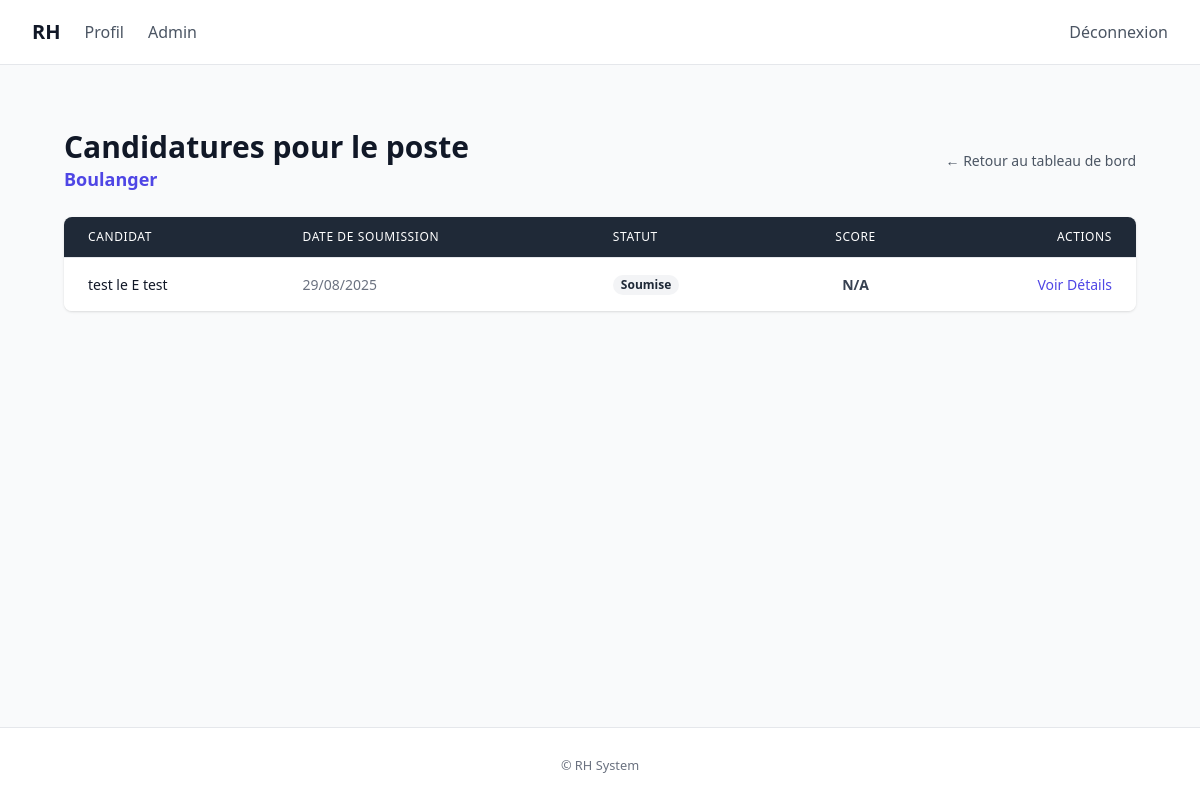
Screenshot of /recruitment/postes/4/candidatures/ (signed in) with the database file from the repository.
### recruitment/models.py (models this page shows, shortened)
class Poste(models.Model):
    class TypeContrat(models.TextChoices):
        CDI = "CDI", "CDI"
        CDD = "CDD", "CDD"
        ALTERNANCE = "Alternance", "Alternance"
    titre = models.CharField(max_length=200)
    description = models.TextField()
    competences_requises = models.TextField(blank=True)
    type_contrat = models.CharField(max_length=20, choices=TypeContrat.choices, default=TypeContrat.CDI)
    date_creation = models.DateTimeField(auto_now_add=True)
    actif = models.BooleanField(default=True)
    class Meta:
        ordering = ["-date_creation"]
        indexes = [
            models.Index(fields=["actif", "date_creation"]),
        ]

class Candidature(models.Model):
    class Statuts(models.TextChoices):
        SOUMISE = "submitted", "Soumise"
        EN_REVUE = "in_review", "En revue"
        ENTRETIEN = "interview", "Entretien"
        ACCEPTEE = "accepted", "Acceptée"
        REFUSEE = "rejected", "Refusée"
    candidat = models.ForeignKey(User, on_delete=models.CASCADE, related_name="candidatures")
    poste = models.ForeignKey(Poste, on_delete=models.CASCADE, related_name="candidatures")
    cv_file = models.FileField(
        upload_to=upload_to_cv,
        validators=[validate_document_file],
        blank=True,
        null=True,
    )
    lettre_motivation_file = models.FileField(
        upload_to=upload_to_lettre,
        validators=[validate_document_file],
        blank=True,
        null=True,
    )
    date_soumission = models.DateTimeField(auto_now_add=True)
    statut = models.CharField(max_length=20, choices=Statuts.choices, default=Statuts.SOUMISE)
    class Meta:
        ordering = ["-date_soumission"]
        indexes = [
            models.Index(fields=["statut", "date_soumission"]),
        ]
        constraints = [
            models.UniqueConstraint(fields=["candidat", "poste"], name="unique_candidature_par_poste"),
        ]
    def get_statut_class(self) -> str:
        if self.statut == self.Statuts.SOUMISE:
            return "bg-gray-100 text-gray-800"
        elif self.statut == self.Statuts.EN_REVUE:
            return "bg-yellow-100 text-yellow-800"
        elif self.statut == self.Statuts.ENTRETIEN:
            return "bg-blue-100 text-blue-800"
        elif self.statut == self.Statuts.ACCEPTEE:
            return "bg-green-100 text-green-800"
        elif self.statut == self.Statuts.REFUSEE:
            return "bg-red-100 text-red-800"
        return "bg-gray-100 text-gray-800"

### recruitment/views.py (the view)
# urls.py: path('postes/<int:poste_id>/candidatures/', views.PosteCandidaturesListView.as_view(), name='poste_candidatures'),
class PosteCandidaturesListView(AdminRequiredMixin, ListView):
    model = Candidature
    template_name = 'recruitment/poste_candidatures.html'
    context_object_name = 'candidatures'
    def get_queryset(self):
        self.poste = get_object_or_404(Poste, pk=self.kwargs['poste_id'])
        return Candidature.objects.filter(poste=self.poste)
    def get_context_data(self, **kwargs):
        context = super().get_context_data(**kwargs)
        context['poste'] = self.poste
        return context

### recruitment/templates/recruitment/poste_candidatures.html (shortened to what this page needs)
{% extends "accounts/base.html" %}
{% block content %}
<div class="max-w-7xl mx-auto px-4 sm:px-6 lg:px-8 py-8">
    <div class="flex justify-between items-center mb-6">
        <div>
            <h1 class="text-3xl font-bold text-gray-900">Candidatures pour le poste</h1>
            <p class="text-lg text-primary font-semibold">{{ poste.titre }}</p>
        </div>
        <a href="{% url 'recruitment:dashboard_admin' %}" class="text-sm font-medium text-gray-600 hover:text-primary">&larr; Retour au tableau de bord</a>
    </div>
    <div class="overflow-x-auto bg-white rounded-lg shadow">
        <table class="min-w-full divide-y divide-gray-200">
            <thead class="bg-gray-800">
                <tr>
                    <th scope="col" class="px-6 py-3 text-left text-xs font-medium text-white uppercase tracking-wider">Candidat</th>
                    <th scope="col" class="px-6 py-3 text-left text-xs font-medium text-white uppercase tracking-wider">Date de Soumission</th>
                    <th scope="col" class="px-6 py-3 text-left text-xs font-medium text-white uppercase tracking-wider">Statut</th>
                    <th scope="col" class="px-6 py-3 text-center text-xs font-medium text-white uppercase tracking-wider">Score</th>
                    <th scope="col" class="px-6 py-3 text-right text-xs font-medium text-white uppercase tracking-wider">Actions</th>
                </tr>
            </thead>
            <tbody class="bg-white divide-y divide-gray-200">
                {% for candidature in candidatures %}
                <tr class="hover:bg-gray-50">
                    <td class="px-6 py-4 whitespace-nowrap text-sm font-medium text-gray-900">{{ candidature.candidat.get_full_name|default:candidature.candidat.username }}</td>
                    <td class="px-6 py-4 whitespace-nowrap text-sm text-gray-500">{{ candidature.date_soumission|date:"d/m/Y" }}</td>
                    <td class="px-6 py-4 whitespace-nowrap text-sm">
                        <span class="px-2 inline-flex text-xs leading-5 font-semibold rounded-full {{ candidature.get_statut_class }}">
                            {{ candidature.get_statut_display }}
                        </span>
                    </td>
                    <td class="px-6 py-4 whitespace-nowrap text-center text-sm font-bold text-gray-700">{{ candidature.score.score_ia|default:"N/A" }}</td>
                    <td class="px-6 py-4 whitespace-nowrap text-right text-sm font-medium">
                        <a href="{% url 'recruitment:candidature_detail' candidature.pk %}" class="text-primary hover:text-indigo-900">Voir Détails</a>
                    </td>
                </tr>
                {% empty %}
                <tr>
                    <td colspan="5" class="text-center py-12 text-gray-500">Aucune candidature pour ce poste.</td>
                </tr>
                {% endfor %}
            </tbody>
        </table>
    </div>
</div>
{% endblock %}

### rows the page displays
Poste: titre "Boulanger"
Candidature: candidat.get_full_name "test le E test", date_soumission "29/08/2025", statut "Soumise", score.score_ia "N/A"
